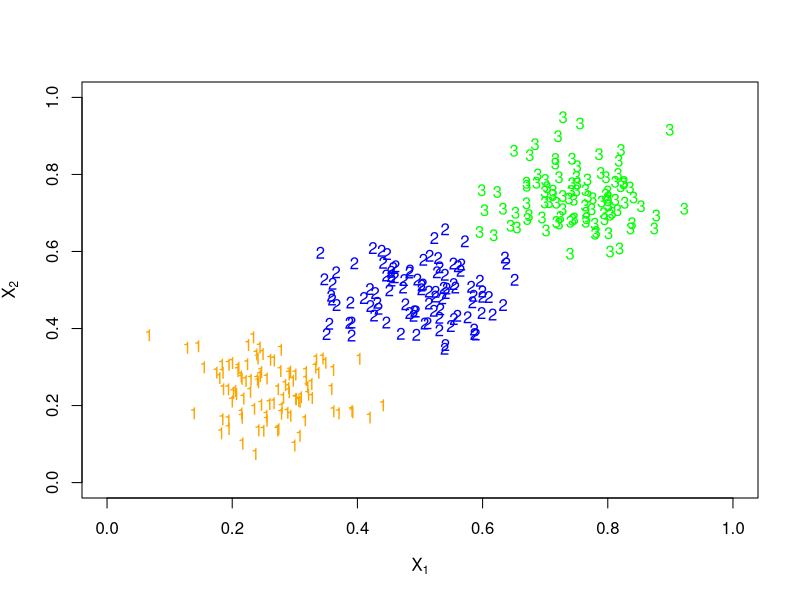
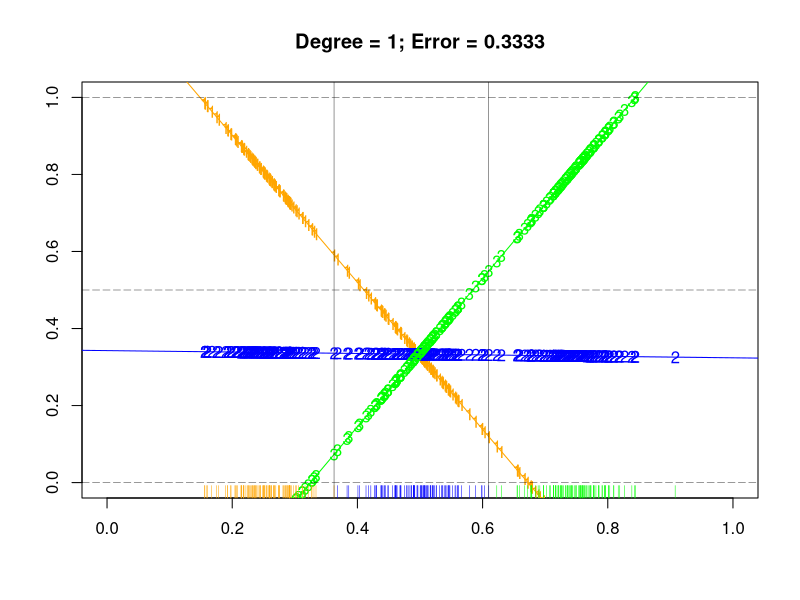
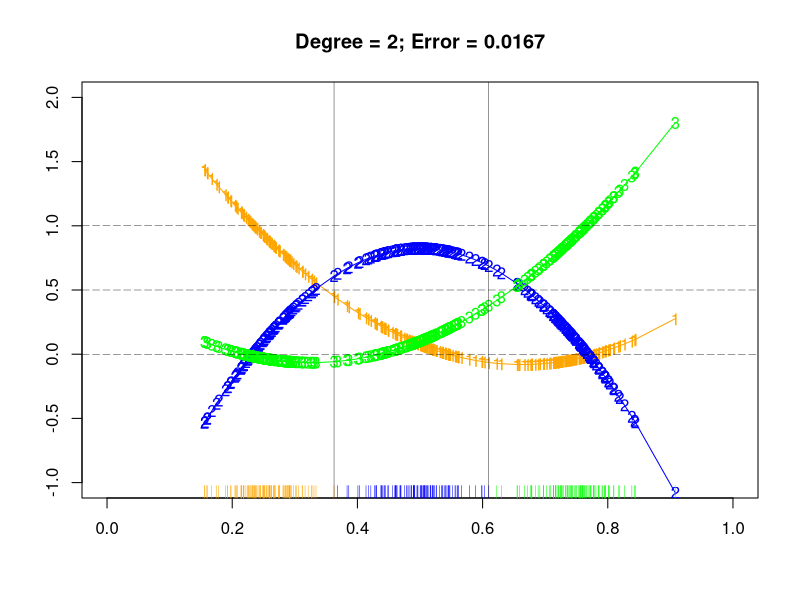

Generate these figures, in order, with R:
## ##############################################################################################
## file LDA/sim-fig-4-2.R
## copyright (C) 2018 Lijun Wang <szcfweiya@gamil.com>
##
## This program is to simulate figure 4.2 in the book called The Elements of Statistical Learning.
## You also can find the translated documents from https://esl.hohoweiya.xyz
##
## #############################################################################################

## generate data and reproduce figure 4.2
mu = c(0.25, 0.5, 0.75)
sigma = 0.005*matrix(c(1, 0,
                 0, 1), 2, 2)
library(MASS)
set.seed(1650)
N = 100
X1 = mvrnorm(n = N, c(mu[1], mu[1]), Sigma = sigma)
X2 = mvrnorm(n = N, c(mu[2], mu[2]), Sigma = sigma)
X3 = mvrnorm(n = N, c(mu[3], mu[3]), Sigma = sigma)
X = rbind(X1, X2, X3)

png("reproduce-fig-4-2.png")
plot(X1[,1],X1[,2],col="orange", xlim = c(0,1),ylim = c(0,1), pch="1",
     xlab = expression(X[1]), ylab = expression(X[2]))
points(X2[,1],X2[,2],col="blue", pch="2")
points(X3[,1],X3[,2],col="green", pch="3")
dev.off()

## project X onto the line joining the three centroids
X.proj = rowMeans(X) # if necessary, multiply sqrt 2
## fit as in figure 4.3
## consider orange
Y1 = c(rep(1, N), rep(0, N*2))
## blue
Y2 = c(rep(0, N), rep(1, N), rep(0, N))
## green
Y3 = c(rep(0, N), rep(0, N), rep(1, N))
## regression
m1 = lm(Y1~X.proj)
pred1 = as.numeric(fitted(m1)[order(X.proj)])
m2 = lm(Y2~X.proj)
pred2 = as.numeric(fitted(m2)[order(X.proj)])
m3 = lm(Y3~X.proj)
pred3 = as.numeric(fitted(m3)[order(X.proj)])
c1 = which(pred1 <= pred2)[1] 
c2 = min(which(pred3 > pred2)) 
# class 1: 1 ~ c1
# class 2: c1+1 ~ c2
# class 3: c2+1 ~ end
# actually, c1 = c2
err1 = (abs(c2 - 2*N) + abs(c1 - N))/(3*N)

## reproduce figure 4.3 left
png("reproduce-fig-4-3l.png")
plot(0, 0, type = "n", 
     xlim = c(0, 1), ylim = c(0,1), xlab = "", ylab = "",
     main = paste0("Degree = 1; Error = ", round(err1, digits = 4)))
abline(coef(m1), col = "orange")
abline(coef(m2), col = "blue")
abline(coef(m3), col = "green")
points(X.proj, fitted(m1), pch="1", col="orange")
points(X.proj, fitted(m2), pch = "2", col = "blue")
points(X.proj, fitted(m3), pch = "3", col = "green")
rug(X.proj[1:N], col = "orange")
rug(X.proj[(N+1):(2*N)], col = "blue")
rug(X.proj[(2*N+1):(3*N)], col = "green")
abline(h=c(0.0, 0.5, 1.0), lty=5, lwd = 0.4)
abline(v=c(sort(X.proj)[N], sort(X.proj)[N*2]), lwd = 0.4)
dev.off()

## polynomial regression
pm1 = lm(Y1~X.proj+I(X.proj^2))
pm2 = lm(Y2~X.proj+I(X.proj^2))
pm3 = lm(Y3~X.proj+I(X.proj^2))
## error rate for figure 4.3 right
pred21 = as.numeric(fitted(pm1)[order(X.proj)])
pred22 = as.numeric(fitted(pm2)[order(X.proj)])
pred23 = as.numeric(fitted(pm3)[order(X.proj)])
c1 = which(pred21 <= pred22)[1] - 1
c2 = max(which(pred23 <= pred22)) 
# class 1: 1 ~ c1
# class 2: c1+1 ~ c2
# class 3: c2+1 ~ end
err2 = (abs(c2 - 2*N) + abs(c1 - N))/(3*N)

## reproduce figure 4.3 right
png("reproduce-fig-4-3r.png")
plot(0, 0, type = "n", 
     xlim = c(0, 1), ylim = c(-1,2), xlab = "", ylab = "",
     main = paste0("Degree = 2; Error = ", round(err2, digits = 4)))
lines(sort(X.proj), fitted(pm1)[order(X.proj)], col="orange", type = "o", pch = "1")
lines(sort(X.proj), fitted(pm2)[order(X.proj)], col="blue", type = "o", pch = "2")
lines(sort(X.proj), fitted(pm3)[order(X.proj)], col="green", type = "o", pch = "3")
abline(h=c(0.0, 0.5, 1.0), lty=5, lwd = 0.4)
## add rug
rug(X.proj[1:N], col = "orange")
rug(X.proj[(N+1):(2*N)], col = "blue")
rug(X.proj[(2*N+1):(3*N)], col = "green")
abline(v=c(sort(X.proj)[N], sort(X.proj)[N*2]), lwd = 0.4)
dev.off()
